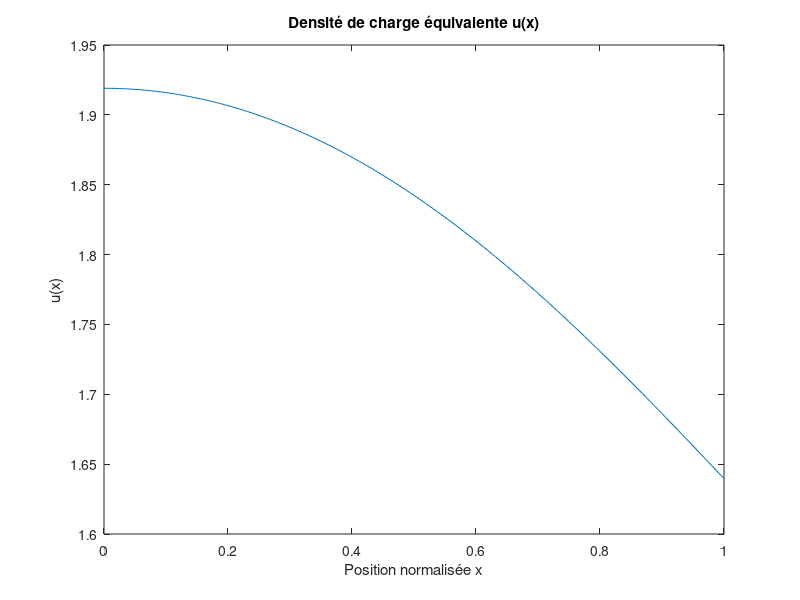
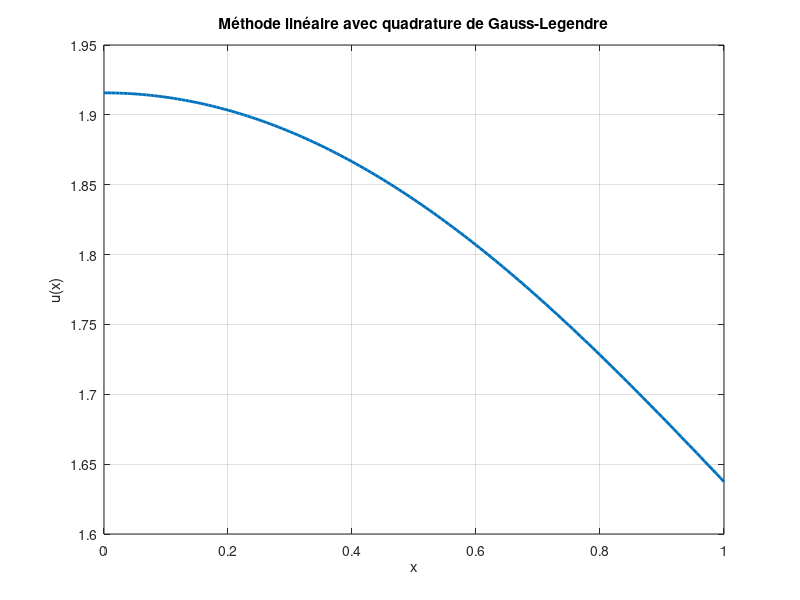
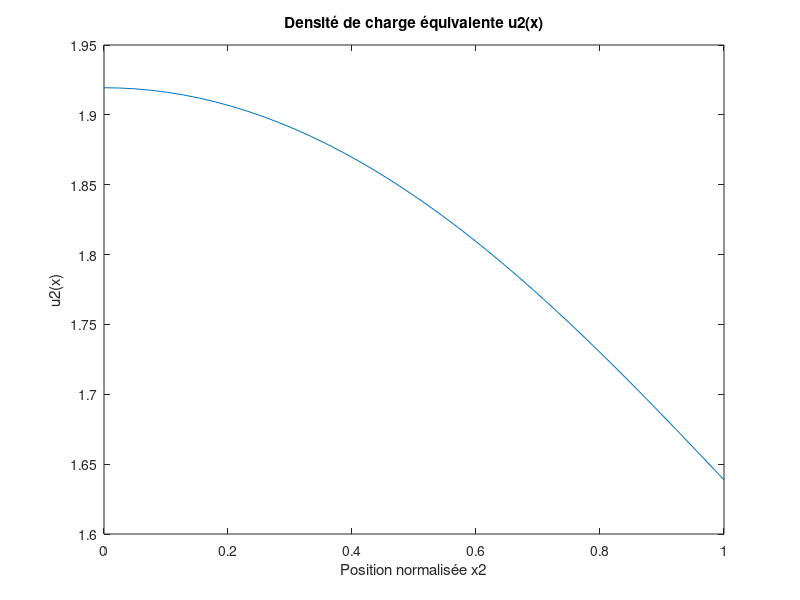
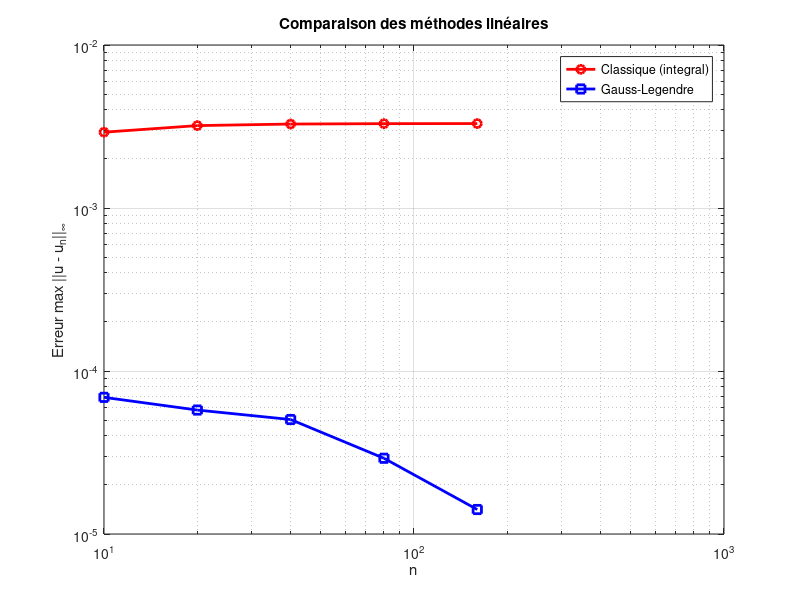

Recreate these plots in MATLAB, in order. (Note: this script raises an error after producing the figures.)

R = 0.01; % 1 cm 
D = 0.01; % 1 cm 
epsilon = D/R; 

a = 0;
b = 1;

K = @(x,y)(1/pi) * (1./(epsilon^2 + (x-y).^2) + 1./(epsilon^2 + (x+y).^2));

n_values = [10 20 40 80 160];
errors_classic = zeros(size(n_values));
errors_gauss   = zeros(size(n_values));

% Question 5

%Approche linéaire

n = 40; % Nombre de points
x = linspace(a, b, n+1); % Points
h = (b - a)/n; % Ecart entre les points

function [x, u] = solve_linear_classic(n, K, a, b)
    h = (b - a)/n;
    x = linspace(a, b, n+1);
    A = zeros(n+1);

    for i = 1:n+1
        for j = 1:n+1
            phi_j = @(y) max(0, 1 - abs(y - x(j))/h);
            y_min = max(a, x(j) - h);
            y_max = min(b, x(j) + h);
            A(i,j) = integral(@(y) K(x(i), y).*phi_j(y), y_min, y_max);
        end
    end

    u = (eye(n+1) - A) \ ones(n+1,1);
end

% --- Fonction Gauss-Legendre ---
function [x,w] = gauss_legendre(n)
    beta = 0.5 ./ sqrt(1 - (2*(1:n-1)).^(-2));
    T = diag(beta,1) + diag(beta,-1);
    [V,D] = eig(T);
    x = diag(D);
    [x, idx] = sort(x);
    w = 2 * (V(1,idx)').^2;
end

function [x, u] = solve_linear_gauss(n, K, a, b)
    h = (b - a)/n;
    x = linspace(a, b, n+1);
    A = zeros(n+1);

    quad_order = 20;
    [gl_x, gl_w] = gauss_legendre(quad_order);

    for i = 1:n+1
        xi = x(i);

        for j = 1:n+1
            phi_j = @(y) max(0, 1 - abs(y - x(j))/h);
            y_min = max(a, x(j) - h);
            y_max = min(b, x(j) + h);

            if y_max <= y_min
                A(i,j) = 0;
                continue;
            end

            yq = (y_max + y_min)/2 + (y_max - y_min)/2 * gl_x;
            wq = gl_w * (y_max - y_min)/2;

            A(i,j) = sum( K(xi, yq).*phi_j(yq).*wq );
        end
    end

    u = (eye(n+1) - A) \ ones(n+1,1);
end



% Solution de référence très fine (méthode Gauss-Legendre)
n_ref = 800;
[x_ref, u_ref] = solve_linear_gauss(n_ref, K, a, b);

for k = 1:length(n_values)
    n = n_values(k);

    % --- Méthode classique ---
    [x_c, u_c] = solve_linear_classic(n, K, a, b);
    u_ref_interp = interp1(x_ref, u_ref, x_c);
    errors_classic(k) = max(abs(u_c - u_ref_interp'));

    % --- Méthode Gauss-Legendre ---
    [x_g, u_g] = solve_linear_gauss(n, K, a, b);
    u_ref_interp2 = interp1(x_ref, u_ref, x_g);
    errors_gauss(k) = max(abs(u_g - u_ref_interp2'));
end

figure(1);
plot(x_c, u_c);
title('Densité de charge équivalente u(x)');
xlabel('Position normalisée x');
ylabel('u(x)');

figure(2);
plot(x_g, u_g, 'LineWidth', 2);
title('Méthode linéaire avec quadrature de Gauss-Legendre');
xlabel('x');
ylabel('u(x)');
grid on;

% Question 8 ----------

figure(5);
loglog(n_values, errors_classic, 'r-o', 'LineWidth', 2); hold on;
loglog(n_values, errors_gauss, 'b-s', 'LineWidth', 2);
grid on;
xlabel('n');
ylabel('Erreur max ||u - u_n||_\infty');
title('Comparaison des méthodes linéaires');
legend('Classique (integral)', 'Gauss-Legendre');

%---------------

% Question 5

%Approche par interpolation global

function Lj = lagrange_basis(j, x_nodes, y)
    % Évalue le polynôme de Lagrange φ_j(y)
    % x_nodes = points d'interpolation
    n = length(x_nodes);
    Lj = ones(size(y));
    xj = x_nodes(j);

    for k = 1:n
        if k ~= j
            Lj = Lj .* ( (y - x_nodes(k)) / (xj - x_nodes(k)) );
        end
    end
end


function A = build_A_matrix(x_nodes, kernel, a, b, quad_order)
    % quad_order = nombre de point n 
    n = length(x_nodes);
    A = zeros(n);

    % Points et poids de Gauss-Legendre sur [-1,1]
    [yq, wq] = gauss_legendre(quad_order);

    % Rattrapage à  [a,b]
    yq = 0.5*(b-a)*yq + 0.5*(b+a);
    wq = 0.5*(b-a)*wq;

    for i = 1:n
        xi = x_nodes(i);
        for j = 1:n
            Lj = lagrange_basis(j, x_nodes, yq);
            integrand = kernel(xi, yq) .* Lj;
            A(i,j) = sum(integrand .* wq);
        end
    end
end

n2 = 40; % Nombre de points
x2 = linspace(a, b, n2); % Points
A2 = build_A_matrix(x2,K,a,b,n2);
I2 = eye(n2);
d2 = ones(n2, 1); % Terme source d(x) = 1

u2 = (I2 - A2) \ d2;

figure(3);
plot(x2, u2);
title('Densité de charge équivalente u2(x)');
xlabel('Position normalisée x2');
ylabel('u2(x)');


% Question 7

%Erreur

% Valeurs de n demandées par l'énoncé
n_values = [10, 20, 40, 80];
errors = zeros(size(n_values));
h_values = 1 ./ n_values;

% Calcule de la solution de référence
n_ref = 200; %Beaucoup de points pour la référence
[u_ref, x_ref] = solve_condensateur(n_ref, K);

% --- calcul de l'erreur ---
for k = 1:length(n_values)
    n = n_values(k);
    [u_n, x_n] = solve_condensateur(n, K);

    % Interpolation de u_ref sur la grille plus grossière x_n pour comparer
    u_ref_interp = interp1(x_ref, u_ref, x_n);

    % Calcul de l'erreur
    errors(k) = max(abs(u_n - u_ref_interp'));
end

% --- Graphiques ---

% --- Fonction de résolution (Interpolation linéaire) ---
function [u, x] = solve_condensateur(n, K_func)
    x = linspace(0, 1, n+1);
    h = 1/n;
    A = zeros(n+1, n+1);
    for i = 1:n+1
        for j = 1:n+1
            phi_j = @(y) max(0, 1 - abs(y - x(j))/h);
            y_min = max(0, x(j) - h);
            y_max = min(1, x(j) + h);
            A(i,j) = integral(@(y) K_func(x(i), y) .* phi_j(y), y_min, y_max);
        end
    end
    u = (eye(n+1) - A) \ ones(n+1, 1);
end

% Graphique Erreur vs n 

figure(4);
subplot(1,2,1);
loglog(n_values, errors, 'r-o', 'LineWidth', 2);
grid on;
xlabel('Nombre de points n');
ylabel('Erreur e_n');
title('Erreur vs n');

% Graphique Erreur vs h 
subplot(1,2,2);
loglog(h_values, errors, 'b-s', 'LineWidth', 2);
title('Erreur vs h');
xlabel('Pas d''espace h');
ylabel('Erreur e_n');
hold on;
grid on;

% --- Ajout : droite de référence en h^2 ---
ref = errors(1) * (h_values / h_values(1)).^2;
loglog(h_values, ref, 'r--', 'LineWidth', 1.5);
legend('Erreur', 'Référence h^2');

% --- Ajout : calcul de l'ordre ---
p = polyfit(log(h_values), log(errors), 1);
disp(['Ordre de convergence estimé : p = ', num2str(p(1))]);

% Q9
epsilon0 = 8.854e-12; 
R_val = 0.01;        
D_val = 0.01;
epsilon =  R_val/D_val;
integral_u = trapz(x_ref, u_ref); 

C_numerique = 4 * epsilon * R_val * integral_u;

fprintf('Intégrale de u(x) : %.4f\n', integral_u);
fprintf('Capacité calculée (Love) : %.4e F\n', C_numerique);

% Q10
     
S = pi * R_val^2;     

C_classique = (epsilon0 * S) / D_val;

fprintf('Capacité classique (S/D) : %.4e F\n', C_classique);
ecart_relatif = abs(C_numerique - C_classique) / C_numerique * 100;
fprintf('Écart relatif : %.2f %%\n', ecart_relatif);
